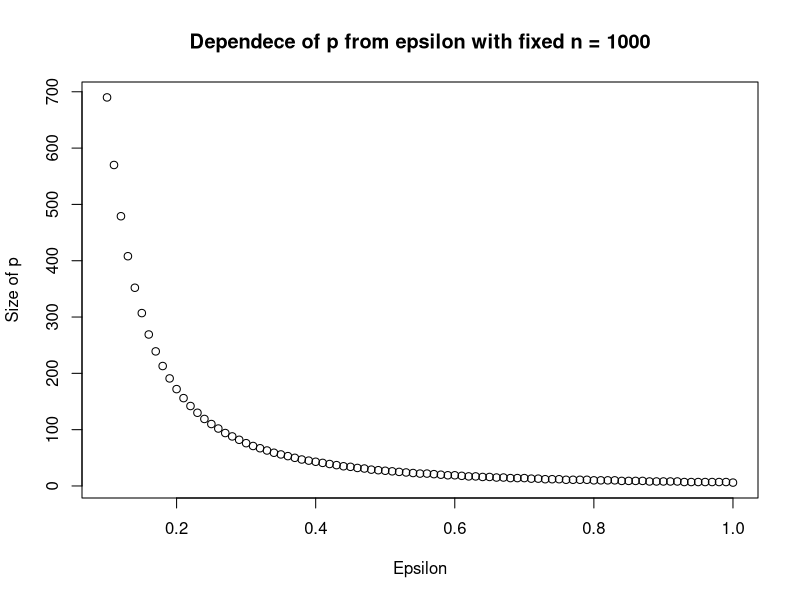
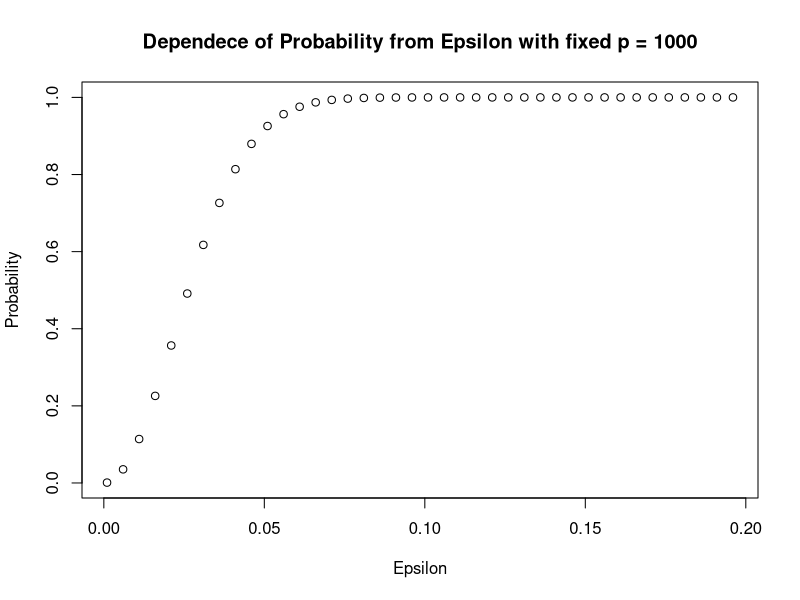

These figures' R source, in order:
## ---- chunk 1
knitr::opts_chunk$set(echo = TRUE)
## ---- chunk 2
# 1
set.seed(789)
n_cards = 52 # number of cards
N = 10000 # number of simulation
wdl = c(0,0,0) # win_draw_lose flag
for (j in 1:N){
  counter_1 = 0 # counter of the winning during the one round for player 1
  counter_2 = 0 # counter of the winning during the one round for player 2
  Player_1 = paste( sample(c("R","B"), size = 3, replace = T), collapse= '' ) # player 1  takes random cards
  Player_2 = paste(sample(c("R","B"), size = 3, replace = T), collapse = '' ) # player 2  takes random cards
  deck <- sample(c(rep("R", 26) , rep("B", 26))) # creating the deck and shuffle it
  i =1 

  while (i<=(n_cards-2)) { 
    c = paste(deck[i:(i+2)],collapse='')
    
    if (all(Player_1 == c)) {
      counter_1 = counter_1 + 1
      i = i + 2  # jump
    }
    
    if (all(Player_2 == c)) {
      counter_2 = counter_2 + 1
      i = i + 2 # jump
    }
    
    i = i + 1
  }
  if (counter_1 > counter_2){wdl[1] = wdl[1] + 1 }
  else if (counter_1 == counter_2){wdl[2] = wdl[2] + 1 }
  else if (counter_1 < counter_2){wdl[3] = wdl[3] + 1 }
}
Percent = (wdl/N)*100
data.frame(row.names = c("Player 1 win","Draw games","Player 2 win"),Percent)
## ---- chunk 3
set.seed(123)

n_cards = 52
N = 1000
wdl = c(0,0,0)
for (j in 1:N){
  counter_1 = 0
  counter_2 = 0
  Player_1 = "RRR"
  Player_2 = "BRR"
  deck <- sample(c(rep("R", 26) , rep("B", 26)))

  i =1
  flag = 0
  while (i<=(n_cards-2)) {
    c = paste(deck[i:(i+2)],collapse='')
    
    if (all(Player_1 == c)) {
      counter_1 = counter_1 + 1
      i = i + 2  # jump
    }
    
    if (all(Player_2 == c)) {
      counter_2 = counter_2 + 1
      i = i + 2 # jump
    }
    
    i = i + 1
  }
  if (counter_1 > counter_2){wdl[1] = wdl[1] + 1 }
  else if (counter_1 == counter_2){wdl[2] = wdl[2] + 1 }
  else if (counter_1 < counter_2){wdl[3] = wdl[3] + 1 }
 }
Percent  = (wdl/N)*100
data.frame(row.names = c("Player 1 win","Draw","Player 2 win"),Percent)
## ---- chunk 4
# 3
set.seed(123)

change_char =  function(char) {
  # The function switchs R to B and vice versa
  mass = c("R","B")
  i = match( char, mass )
  i = i + (-1)^(i-1)
  return (mass[i])
}

n_cards = 52
N = 1000
wdl = c(0,0,0)
for (j in 1:N){
  counter_1 = 0
  counter_2 = 0
  Player_1 =  sample(c("R","B"), size = 3, replace = T)
  Player_2 = paste( c( c(change_char(Player_1[2])),(Player_1[1:2])), collapse='' )
  Player_1 = paste( Player_1, collapse = "" )
  deck <- sample(c(rep("R", 26) , rep("B", 26)))
  i =1
  flag = 0
  while (i<=(n_cards-2)) {
    c = paste(deck[i:(i+2)],collapse='')
    
    if (all(Player_1 == c)) {
      counter_1 = counter_1 + 1
      i = i + 2  # jump
    }
    
    if (all(Player_2 == c)) {
      counter_2 = counter_2 + 1
      i = i + 2 # jump
    }
    
    i = i + 1
  }
  if (counter_1 > counter_2){wdl[1] = wdl[1] + 1 }
  else if (counter_1 == counter_2){wdl[2] = wdl[2] + 1 }
  else if (counter_1 < counter_2){wdl[3] = wdl[3] + 1 }
}
Percent = (wdl/N)*100
data.frame(row.names = c("Player 1 win","Draw","Player 2 win"),Percent)
## ---- chunk 5
set.seed(23123)
N = 20
n = 1000 # time steps
d = 2000

e = 0.1 # [0,1]эe 
p = floor(log(n)/e^2)

doub_check = 1 - exp(-(e**2)*p)
suc_counter = 0

for (n_ in 1:N){
  Y = rep(0,p)
  X = rep(0,d)
  i = sample(c(1:d),replace = T,size = n)
  L = matrix(rnorm(p*d,mean = 0, sd = 1/sqrt(p)),p,d)
  
  # Algorithm part
  for (k in 1:n){
    col_ind = i[k] # take the index of column
    Y = Y + L[,col_ind] # add column of matrix L to the y
  }
  
  # Verification part
  for (k in 1:n){
    col_ind = i[k]
    X[col_ind] = X[col_ind] + 1 # frequency vector
  }
  
  norm_X = sqrt(sum(X**2))
  norm_Y = sqrt(sum(Y**2))
  
  print(abs(norm_X - norm_Y)/norm_Y)
  
  if ((((1-e)*norm_X) <= norm_Y) && (norm_Y <= (norm_X*(1+e)))){
    suc_counter = suc_counter+1
  }
  
}
P = c(n, d, p, suc_counter/N,doub_check)
data.frame(row.names = c("Size of input", "Size 'd' of vector 'x'" , "Size 'p' of vector 'y'", "Actual Probability", "JL lemma probability"),P)
## ---- chunk 6
e = seq(from = 0.1, to = 1, by = 0.01 )
p = floor(log(n)/e^2)
## ---- chunk 7
plot(e,p,xlab = "Epsilon", ylab = "Size of p", main = "Dependece of p from epsilon with fixed n = 1000")
## ---- chunk 8
e = seq(from = 0.001, to = 0.2, by = 0.005 )
p = 1000
prob = (1-exp((-e**2)*p))
## ---- chunk 9
plot(e,prob,xlab = "Epsilon", ylab = "Probability", main = "Dependece of Probability from Epsilon with fixed p = 1000")

## ---- chunk 10
set.seed(123)
N = 1
n = 2000 # time steps
d = 10000
e = 0.1 # [0,1]эe 
p = floor(log(n)/e^2)
P = 0
doub_check = 1 - exp(-(e**2)*p)
set.seed(1234)
for (n_ in 1:N){
  Y = rep(0,p) # create the vector y 
  X = rep(0,d) # create the vector x to double check the result
  i = sample(c(1:d),replace = T,size = n)
  L = matrix(rnorm(p*d,mean = 0, sd = 1/sqrt(p)),p,d)
  for (k in 1:n){
    col_ind = i[k] # take the index of column
    X[col_ind] = X[col_ind] + 1 # frequency vector
    Y = Y + L[,col_ind] # add column of matrix L to the y
  }
  if ((1-e)*sqrt(sum(X**2))<=sqrt(sum(Y**2)) && sqrt(sum(Y**2))<=sqrt(sum(X**2))*(1+e)){
    P = P+1
  }
}
Parametrs = c(d,n,e,p,sqrt(sum(Y**2)),sqrt(sum(X**2)),P/N,doub_check)
data.frame(row.names = c("d","n","Epsilon","p","||Y||","||X||","Actual Probability", "JL lemma probability"),Parametrs)
## ---- chunk 11
get_vector = function(seed_id, p, L){
  # seed_id - is our input index from (i1, i2, ... in). 
  # By setting index as a seed, we produce unique seqence of indecies of L of size p
  set.seed(seed_id)
  indecies = sample(1:length(L), p)
  return(L[indecies])
}

main_seed = 13
N_sim = 10
n = 9000
d = 200000
eps = 0.1
p = floor(log(n) / (eps^2))
theor_prob = 1 - exp(-eps^2*p)

# Generating L once with our main_seed which was found empirically
set.seed(main_seed)
L = rnorm(p * 2, mean = 0, sd = 1/sqrt(p))

prob_counter = 0
for(q in 1:N_sim){
  y = rep(0, p) 
  x = rep(0, d)
  
  # Generating input indecies using other seeds which doesn't match main_seed
  set.seed(main_seed * q + q)
  i = sample(1:d, n, replace = T)
  
  # Algorithm part. Computing "y"
  for(k in 1:n){
    current_index = i[k] 
    y = y + get_vector(current_index, p, L)
  }
  
  # Verification part. Computing "x"
  for (k in 1:n){
    current_index = i[k]
    x[current_index] = x[current_index] + 1
  }
  
  norm_X = sqrt(sum(x**2))
  norm_Y = sqrt(sum(y**2))
  
  print(abs(norm_X - norm_Y) / norm_Y)
  
  if(((1-eps)*norm_X <= norm_Y) && (norm_Y <= ((1+eps) * norm_X))){
    prob_counter = prob_counter + 1
  }
}


Parametrs = c(d, n, eps, p, length(L), prob_counter / N_sim, theor_prob)
print(data.frame(
  row.names = c("d","n","Epsilon","p","Size of L","Actual Probability", "JL lemma probability"),
  Parametrs))
